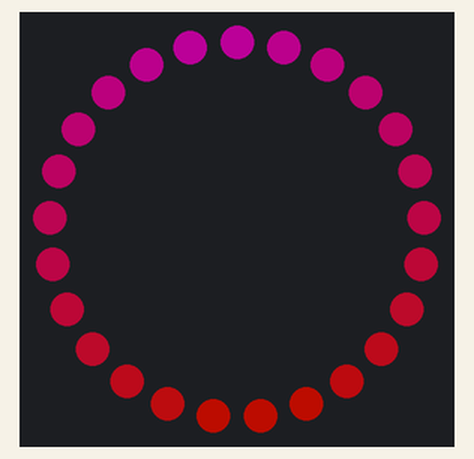
A sketch run on a simulated Arduino Uno, built with avr-gcc and run on an emulated ATmega328P. On the bench: 25 RGB LEDs in a ring, first at the top, clockwise. Dim RGB values are drawn brighter than linear.

Above: at 0.15 s.
At 11.86 s:
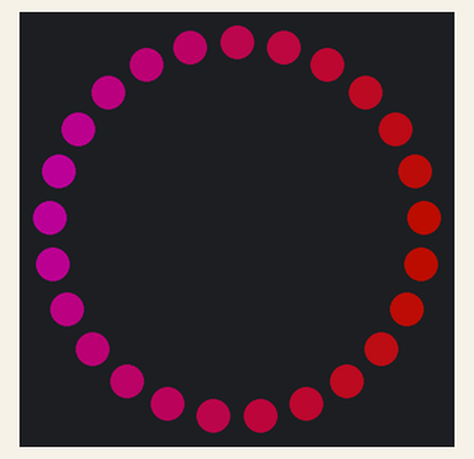
At 19.97 s:
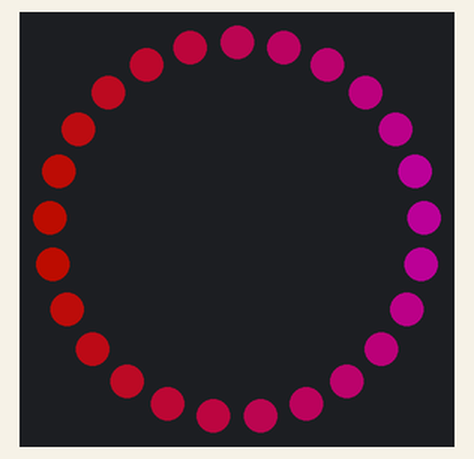
At 39.79 s:
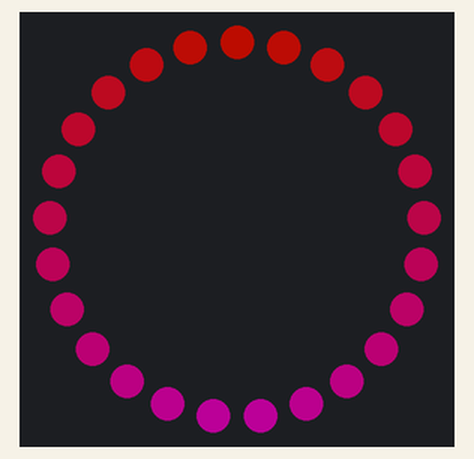

The sketch:

cyber_gradient.ino
```cpp
#include <FastLED.h>

#define NUM_LEDS 25
#define LED_PIN 2

CRGB leds[NUM_LEDS];
uint8_t paletteIndex = 0;

 // FastLED can interpolate given RGB values at given positions
 // as a smooth gradient which we can then display on our LEDs.
 // The args for each line are: position, R, G, B (each 0-255)
DEFINE_GRADIENT_PALETTE (gradient) {
  0,   244, 0,   200, // purple-pink
  127, 246, 20,  0, // orange-ish yellow
  255, 244, 0,   200// purple-pink
  // need to wrap around at the end for smooth gradient
};

 // Making the color palette object
 CRGBPalette16 palette = gradient;

void setup() {
  FastLED.addLeds<WS2812B, LED_PIN, GRB>(leds, NUM_LEDS);
  FastLED.setBrightness(100);
  FastLED.setCorrection(TypicalPixelString);
}

void loop() {

  // 3rd arg is the starting index
  // 4th arg is the delta, or how much the color should change from LED to LED, or how long
  // the gradient appears, which right now just fills NUM_LEDS on the strip
  // 6th arg is brightness
  // 7th arg is the type of blend, and linear is a 'smooth' blend instead of NOBLEND which is block-y
  fill_palette(leds, NUM_LEDS, paletteIndex, 255/NUM_LEDS, palette, 200, LINEARBLEND);

  // Shift the gradient 1 LED every 20 milliseconds
  // Note that EVERY_N_MILLISECONDS(n) isn't blocking, so other code on the Arduino can run while
  // this block of code is waiting
  EVERY_N_MILLISECONDS(20){
    paletteIndex++;
  }

  FastLED.show();
}
```
